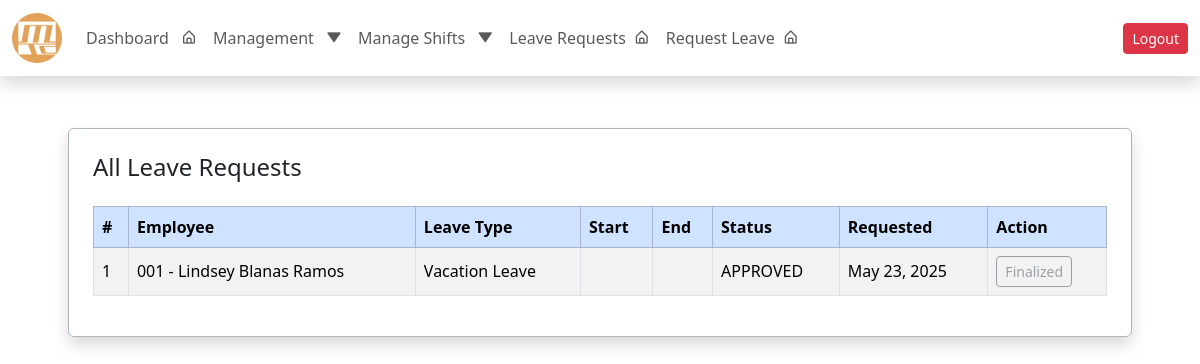
The page /gen_leave/ (signed in) on the database as committed earlier.
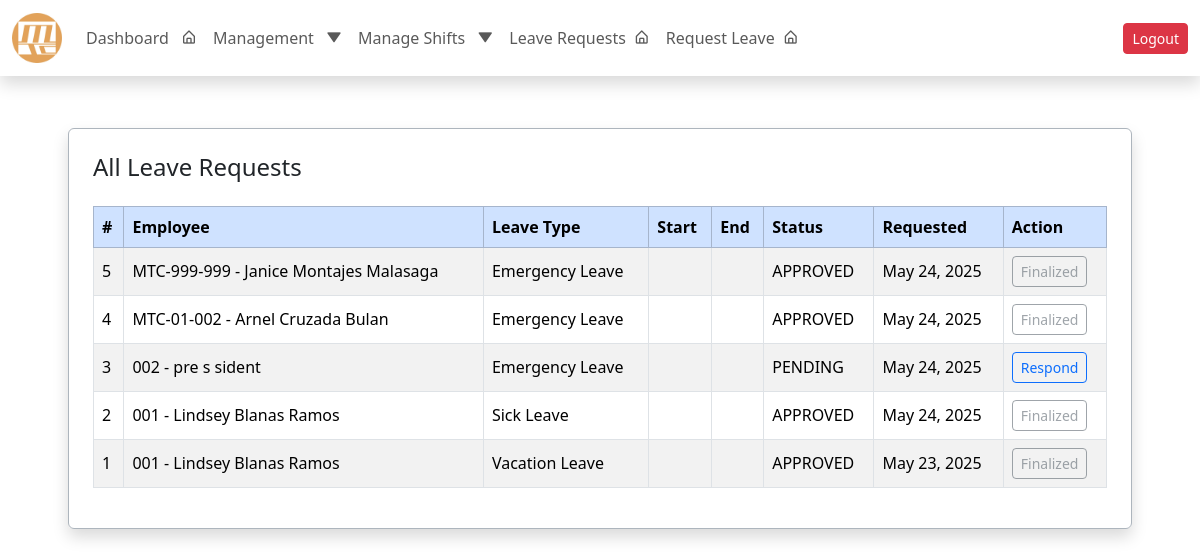
The same page on the database as committed later.
### core/models.py (models this page shows, shortened)
class LeaveRequest(models.Model):
    class LeaveType(models.TextChoices):
        SICK = 'SICK', 'Sick Leave'
        MATERNITY = 'MATERNITY', 'Maternity Leave'
        PATERNITY = 'PATERNITY', 'Paternity Leave'
        VACATION = 'VACATION', 'Vacation Leave'
        EMERGENCY = 'EMERGENCY', 'Emergency Leave'
    class ApprovalStatus(models.TextChoices):
        PENDING = 'PENDING', 'PENDING'
        APPROVED = 'APPROVED', 'APPROVED'
        REJECTED = 'REJECTED', 'REJECTED'
    employee = models.ForeignKey('Employee', on_delete=models.CASCADE, related_name='leave_requests')
    leave_number = models.PositiveIntegerField(unique=True, editable=False)
    leave_dates = JSONField(default=list, blank=True, null=True)
    reason_for_leave = models.TextField()
    leave_type = models.CharField(max_length=20, choices=LeaveType.choices)
    remarks = models.TextField(blank=True, null=True)
    leave_credit_deduction = models.PositiveIntegerField(default=0)
    deduction_applied = models.BooleanField(default=False)
    department_approval = models.CharField(max_length=10, choices=ApprovalStatus.choices, default=ApprovalStatus.PENDING)
    hr_approval = models.CharField(max_length=10, choices=ApprovalStatus.choices, default=ApprovalStatus.PENDING)
    president_approval = models.CharField(max_length=10, choices=ApprovalStatus.choices, default=ApprovalStatus.PENDING)
    status = models.CharField(max_length=10, choices=ApprovalStatus.choices, default=ApprovalStatus.PENDING)
    created_at = models.DateTimeField(auto_now_add=True)

class Employee(models.Model):
    SEX_CHOICES = [
        ('Male', 'Male'),
        ('Female', 'Female'),
        ('Other', 'Prefer not to Say'),
    ]
    ROLE_CHOICES = [
        ('Regular Employee', 'Regular Employee'),
        ('Department Head', 'Department Head'),
        ('Admin(HR)', 'Admin(HR)'),
        ('Supervisor', 'Supervisor'),
        ('President', 'President')
    ]
    employee_id = models.AutoField(primary_key=True)
    company_id = models.CharField(max_length=20, blank=False, unique=True)
    first_name = models.CharField(max_length=100, blank=False)
    middle_name = models.CharField(max_length=100, blank=True, null=True)
    last_name = models.CharField(max_length=100, blank=False)
    sex = models.CharField(max_length=20, choices=SEX_CHOICES, blank=False)
    role = models.CharField(max_length=20, choices=ROLE_CHOICES, default='Regular Employee', blank=False)
    department = models.ForeignKey(
        Department,
        related_name="employees",
        on_delete=models.SET_NULL,
        null=True,
        blank=True
    )
    contact_number = models.CharField(max_length=15, blank=False)
    date_employed = models.DateField()
    leave_credits = models.IntegerField(default=0, blank=False)
    leave_credits2 = models.IntegerField(default=0, blank=False)
    user_account = models.OneToOneField(User, on_delete=models.SET_NULL, null=True, blank=True, related_name='employee')
    class Meta:
        ordering = ['last_name', 'first_name']
        verbose_name = 'Employee'
        verbose_name_plural = 'Employees'
        db_table = 'employee_table'
        constraints = [
            models.CheckConstraint(
                check=models.Q(leave_credits__gte=0),
                name='positive_leave_credits',
            ),
        ]
    def __str__(self):
        return f"{self.company_id} - {self.first_name} {self.middle_name if self.middle_name else ''} {self.last_name}"

### core/views.py (the view)
# urls.py: path('gen_leave/', views.gen_leave, name='gen_leave'),
def gen_leave(request):
    user = request.user
    role = user.employee.role
    department = user.employee.department
    if role == "President" or department.name == "Human Resources":
        leave_requests = LeaveRequest.objects.select_related('employee').order_by('-created_at')
    else:
        leave_requests = LeaveRequest.objects.select_related('employee').filter(employee__department=department).order_by('-created_at')
    return render(request, 'leave_response_general.html', {'leave_requests': leave_requests})

### core/templates/leave_response_general.html (shortened to what this page needs)
<!DOCTYPE html>
<html lang="en">
{% extends 'base.html' %}
    {% load static %}
    {% block content %}
    <div class="row px-5">
    <div class="p-2 d-flex w-100">
        <div class="d-flex flex-column border border-dark-subtle p-4 rounded shadow w-100">
            <h4 class="mb-4">All Leave Requests</h4>
            {% if leave_requests %}
                <div class="table-responsive">
                    <table class="table table-bordered table-striped align-middle">
                        <thead class="table-primary">
                            <tr>
                                <th>#</th>
                                <th>Employee</th>
                                <th>Leave Type</th>
                                <th>Start</th>
                                <th>End</th>
                                <th>Status</th>
                                <th>Requested</th>
                                <th>Action</th>
                            </tr>
                        </thead>
                        <tbody>
                            {% for leave in leave_requests %}
                                <tr>
                                    <td>{{ leave.leave_number }}</td>
                                    <td>{{ leave.employee }}</td>
                                    <td>{{ leave.get_leave_type_display }}</td>
                                    <td>{{ leave.start_of_leave }}</td>
                                    <td>{{ leave.end_of_leave }}</td>
                                    <td>{{ leave.status }}</td>
                                    <td>{{ leave.created_at|date:"M d, Y" }}</td>
                                    <td>
                                        {% if leave.deduction_applied %}
                                            <button class="btn btn-sm btn-outline-secondary" disabled>
                                                Finalized
                                            </button>
                                        {% else %}
                                            <a href="{% url 'respond_leave_request' leave.id %}" class="btn btn-sm btn-outline-primary">
                                                Respond
                                            </a>
                                        {% endif %}
                                    </td>
                                </tr>
                            {% endfor %}
                        </tbody>
                    </table>
                </div>
            {% else %}
                <div class="text-muted">No leave requests available.</div>
            {% endif %}
        </div>
    </div>
</div>
    {% endblock %}

### core/templates/base.html (shortened to what this page needs)
{% load static %}
<!DOCTYPE html>
<html lang="en">
<head>
    <link rel="stylesheet" href="{% static 'bootstrap/css/bootstrap.min.css' %}">
    <link rel="stylesheet" href="{% static 'css/flatpickr.min.css' %}">
    <link rel="stylesheet" href="{% static 'css/base_styles.css' %}">
    <link href='https://unpkg.com/boxicons@2.1.1/css/boxicons.min.css' rel='stylesheet'>
</head>
<body class="pt-5">
{% if user.is_authenticated %}
    <nav class="navbar navbar-expand-lg fixed-top bg-white shadow">
        <div class="container-fluid">
            <a class="navbar-brand" href="#">
                <h4 class="mb-0">
                    <img src="{% static 'img/Malasaga Trading Corporation Logo.jpg' %}" alt="Malasaga Trading Corporation Logo" class="img-fluid" style="width: 50px; height: auto;">
                </h4>
            </a>
            <div class="collapse navbar-collapse" id="navbarNav">
                <ul class="navbar-nav me-auto">
                    <li class="nav-item">
                        <a class="nav-link py-1" href="{% url 'dashboard' %}">Dashboard <i class='bx bx-home-alt ms-2'></i></a>
                    </li>
                    {% if user.is_authenticated%}
                    <li class="nav-item dropdown">
                        <a class="nav-link  py-1" href="#" id="manageEmpDropdown" role="button" data-bs-toggle="dropdown" aria-expanded="false">
                            Management <i class='bx bxs-down-arrow ms-2'></i>
                        </a>
                    </li>
                    {% endif %}
                    {% if user.is_authenticated and user.employee.shift_departments.exists or user.employee.department.name == "Human Resources" %}
                    <li class="nav-item dropdown">
                        <a class="nav-link py-1" href="" id="manageShftDropdown" role="button" data-bs-toggle="dropdown" aria-expanded="false">
                            Manage Shifts <i class='bx bxs-down-arrow ms-2'></i>
                        </a>
                    </li>
                    {% endif %}
                    {% if user.is_authenticated and user.employee.leave_departments.exists or user.employee.department.name == "Human Resources" or user.employee.role == "President"%}
                    <li class="nav-item">
                        <a class="nav-link py-1" href="{% url 'gen_leave' %}">Leave Requests<i class='bx bx-home-alt ms-2'></i></a>
                    </li>
                    {% endif %}
                    <li class="nav-item">
                        <a class="nav-link py-1" href="{% url 'submit_leave_request' %}">Request Leave<i class='bx bx-home-alt ms-2'></i></a>
                    </li>
                </ul>
                <div class="d-flex">
                    <a href="{% url 'logout' %}" class="btn btn-danger btn-sm">Logout</a>
                </div>
            </div>
        </div>
    </nav>
    <div class="container-fluid d-flex flex-column p-0">
        <div class="container-fluid mt-5 d-flex flex-column p-0">
            <div class="container-fluid d-flex flex-column p-4">
                {% block content %}
                {% endblock %}
            </div>
        </div>
    </div>
{% endif %}
</body>
</html>

Rows that differ between the two databases and show on the page:
added LeaveRequest: leave_number "5", employee "MTC-999-999 - Janice Montajes Malasaga", leave_type "Emergency Leave", status "APPROVED", created_at "May 24, 2025", deduction_applied "Finalized"
added LeaveRequest: leave_number "4", employee "MTC-01-002 - Arnel Cruzada Bulan", leave_type "Emergency Leave", status "APPROVED", created_at "May 24, 2025", deduction_applied "Finalized"
added LeaveRequest: leave_number "3", employee "002 - pre s sident", leave_type "Emergency Leave", status "PENDING", created_at "May 24, 2025", deduction_applied "Respond"
added LeaveRequest: leave_number "2", employee "001 - Lindsey Blanas Ramos", leave_type "Sick Leave", status "APPROVED", created_at "May 24, 2025", deduction_applied "Finalized"
